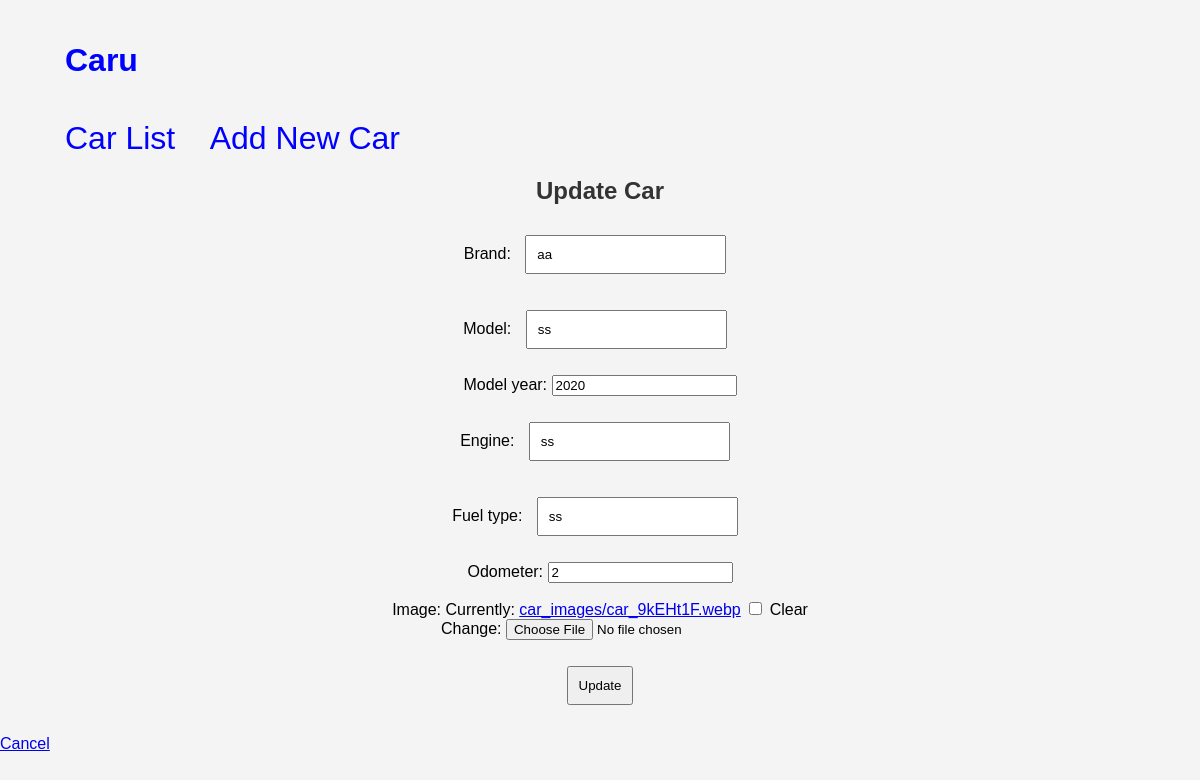
The page /5/update/ on the database its author committed.
### car/models.py (models this page shows, shortened)
class Car(models.Model):
    brand = models.CharField(max_length=50)
    model = models.CharField(max_length=50)
    model_year = models.PositiveIntegerField(
        validators=[MinValueValidator(1900), MaxValueValidator(datetime.datetime.now().year)]
    )
    engine = models.CharField(max_length=30)
    fuel_type = models.CharField(max_length=20)
    odometer = models.IntegerField()
    image = models.ImageField(upload_to='car_images/', default='car_images/default.png', blank=True, null=True)

### car/views.py (the view)
# urls.py: path('<int:pk>/update/', CarUpdateView.as_view(),name='car-update'),
class CarUpdateView(UpdateView):
    model = Car
    form_class = CarForm
    template_name = 'car/car_form.html'
    success_url = reverse_lazy('car-list')

### car/forms.py
class CarForm(forms.ModelForm):
    class Meta:
        model = Car
        fields = '__all__'

### car/templates/car/car_form.html (shortened to what this page needs)
{% extends 'car/base.html' %}
{% block content %}
<h2>{% if object %}Update Car{% else %}Add Car{% endif %}</h2>
<form method="post" enctype="multipart/form-data">
    {{ form.as_p }}
    <button type="submit">{% if object %}Update{% else %}Add{% endif %}</button>
</form>
<a href="{% url 'car-list' %}">Cancel</a>
{% endblock %}

### car/static/car/style.css (style rules this page uses)
body { font-family: Arial, sans-serif; background-color: #f4f4f4; margin: 0; padding: 0; }
h2 { color: #333; text-align: center; margin-top: 20px; }
form { width: 80%; margin: 20px auto; text-align: center; }
input[type="text"], input[type="submit"], button { padding: 10px; margin: 10px; }

### rows shown on the page
Car: brand "aa", model "ss", model_year "2020", engine "ss", fuel_type "ss", odometer "2"
